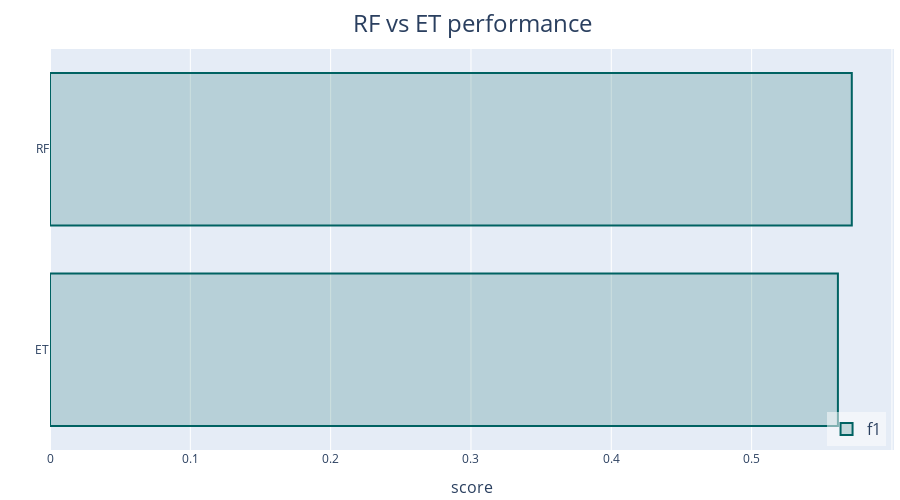

The notebook cell this image was saved under:
### Code cell
# Visualize the bootstrap results
atom.plot_results(title="RF vs ET performance")

### Figure 1 — Plotly figure (JSON) as saved in the notebook; plotly's stock layout.template omitted (floating-point values rounded to 4 significant figures)
{"data": [{"hovertemplate": "%{x}<extra></extra>", "legendgroup": "f1", "marker": {"color": "rgba(0, 98, 98, 0.2)", "line": {"color": "rgb(0, 98, 98)", "width": 2}}, "name": "f1", "orientation": "h", "showlegend": true, "type": "bar", "x": [0.5615, 0.5714], "xaxis": "x", "y": ["ET", "RF"], "yaxis": "y"}], "layout": {"bargroupgap": 0.05, "font": {"size": 12}, "height": 500, "hoverlabel": {"font": {"size": 16}}, "legend": {"bgcolor": "rgba(255, 255, 255, 0.5)", "font": {"size": 16}, "groupclick": "toggleitem", "traceorder": "grouped", "x": 0.99, "xanchor": "right", "y": 0.01, "yanchor": "bottom"}, "margin": {"b": 50, "l": 50, "pad": 0, "r": 0, "t": 49}, "showlegend": true, "title": {"font": {"size": 24}, "pad": {"b": 15, "t": 15}, "text": "RF vs ET performance", "x": 0.5, "xanchor": "center", "xref": "paper", "y": 1, "yanchor": "top"}, "width": 900, "xaxis": {"anchor": "y", "automargin": true, "autorange": true, "domain": [0, 1], "range": [0, 0.6015], "title": {"font": {"size": 16}, "text": "score"}, "type": "linear"}, "yaxis": {"anchor": "x", "automargin": true, "autorange": true, "categoryorder": "total ascending", "domain": [0, 1], "range": [-0.5, 1.5], "title": {"font": {"size": 16}}, "type": "category"}}}
